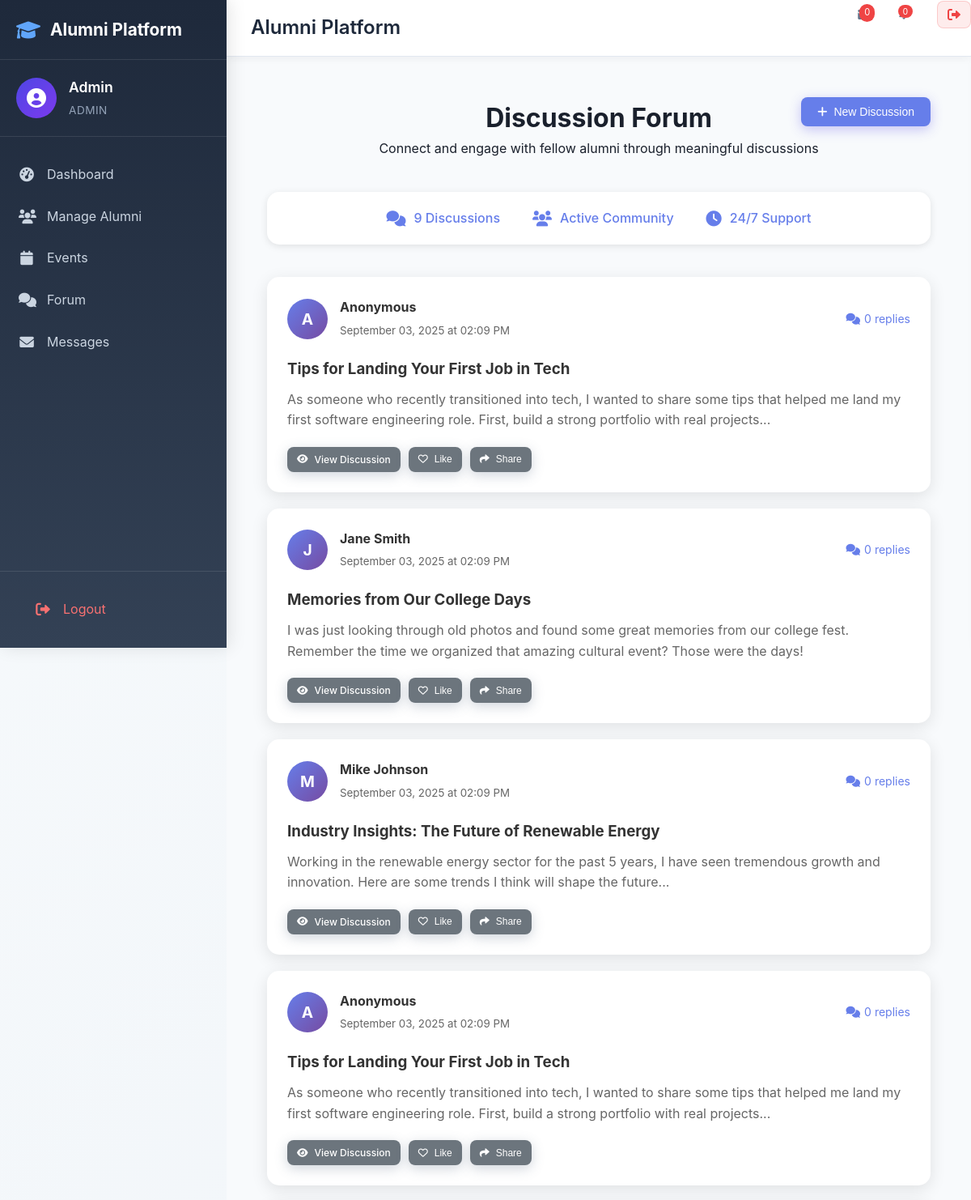
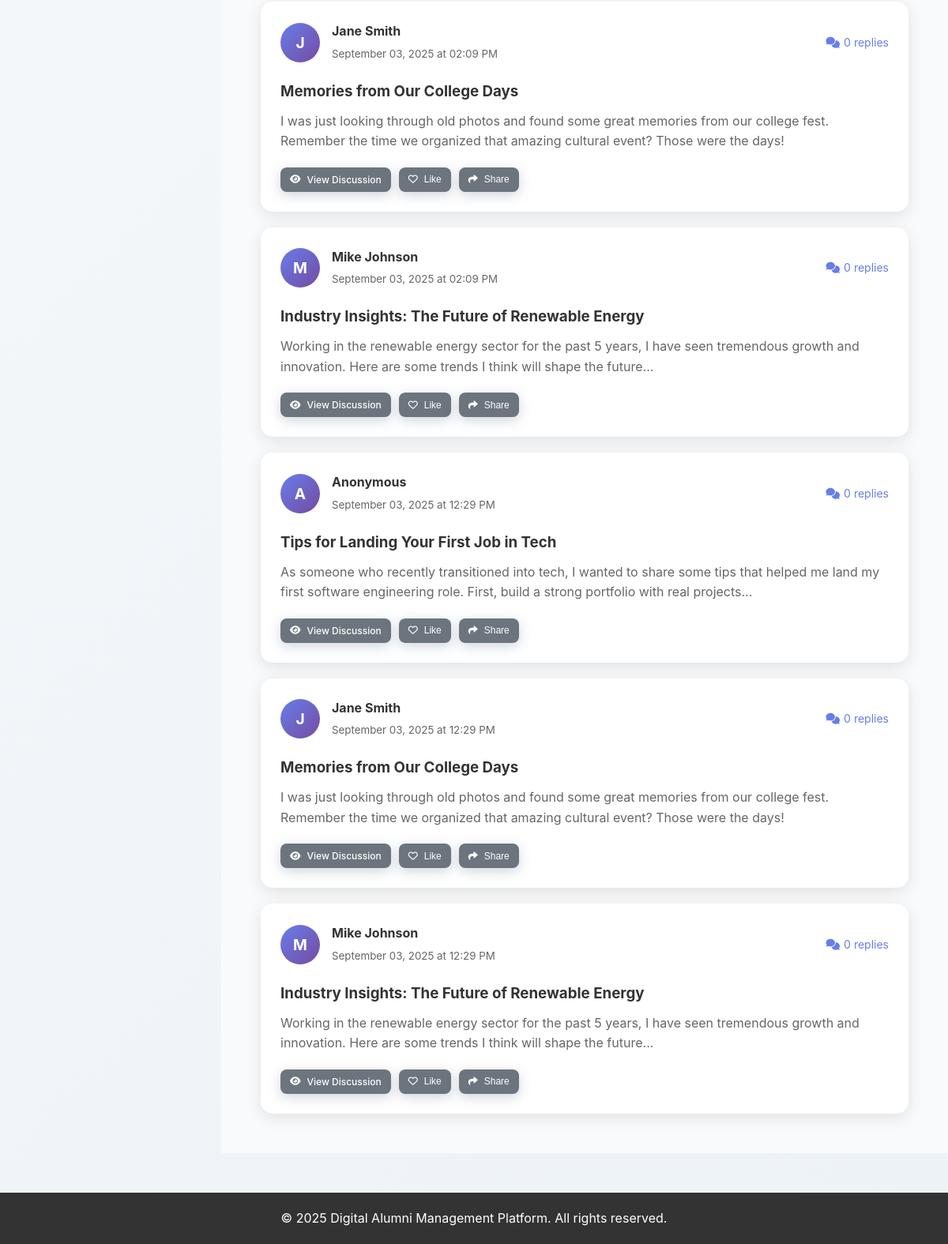
The page /forum (signed in) on the database its author committed (2 pictures, top to bottom).
### tables this page shows
CREATE TABLE forum_posts (
            id INTEGER PRIMARY KEY AUTOINCREMENT,
            title TEXT NOT NULL,
            content TEXT,
            author_id INTEGER,
            created_at TIMESTAMP DEFAULT CURRENT_TIMESTAMP,
            FOREIGN KEY (author_id) REFERENCES users(id)
        );

### app.py (the view)
@app.route('/forum')
def forum():
    if 'user_id' not in session:
        return redirect(url_for('login'))
    posts = db.execute_query("""
        SELECT fp.*, ap.name as author_name,
               COUNT(fc.id) as comment_count
        FROM forum_posts fp
        LEFT JOIN alumni_profiles ap ON fp.author_id = ap.user_id
        LEFT JOIN forum_comments fc ON fp.id = fc.post_id
        GROUP BY fp.id
        ORDER BY fp.created_at DESC
    """)
    return render_template('forum/index.html', posts=posts)

### templates/forum/index.html (shortened to what this page needs)
{% extends "base.html" %}
{% block content %}
<div class="forum-container">
    <div class="forum-header">
        <h1>Discussion Forum</h1>
        <p>Connect and engage with fellow alumni through meaningful discussions</p>
        <div class="header-actions">
            <button class="btn btn-primary" onclick="openModal('createPostModal')">
                <i class="fas fa-plus"></i> New Discussion
            </button>
        </div>
    </div>
    <div class="forum-stats">
        <div class="stat-item">
            <i class="fas fa-comments"></i>
            <span>{{ posts|length }} Discussions</span>
        </div>
        <div class="stat-item">
            <i class="fas fa-users"></i>
            <span>Active Community</span>
        </div>
        <div class="stat-item">
            <i class="fas fa-clock"></i>
            <span>24/7 Support</span>
        </div>
    </div>
    <div class="forum-posts">
        {% if posts %}
            {% for post in posts %}
            <div class="post-card">
                <div class="post-header">
                    <div class="post-author">
                        <div class="author-avatar">
                            {{ post.author_name[0].upper() if post.author_name else 'A' }}
                        </div>
                        <div class="author-info">
                            <h4>{{ post.author_name or 'Anonymous' }}</h4>
                            <small>{{ post.created_at.strftime('%B %d, %Y at %I:%M %p') }}</small>
                        </div>
                    </div>
                    <div class="post-stats">
                        <span class="comment-count">
                            <i class="fas fa-comments"></i>
                            {{ post.comment_count }} replies
                        </span>
                    </div>
                </div>
                <div class="post-content">
                    <h3><a href="{{ url_for('forum_post', post_id=post.id) }}">{{ post.title }}</a></h3>
                    <p>{{ post.content[:200] }}{% if post.content|length > 200 %}...{% endif %}</p>
                </div>
                <div class="post-actions">
                    <a href="{{ url_for('forum_post', post_id=post.id) }}" class="btn btn-secondary btn-sm">
                        <i class="fas fa-eye"></i> View Discussion
                    </a>
                    <button class="btn btn-secondary btn-sm" onclick="likePost({{ post.id }})">
                        <i class="far fa-heart"></i> Like
                    </button>
                    <button class="btn btn-secondary btn-sm" onclick="sharePost({{ post.id }})">
                        <i class="fas fa-share"></i> Share
                    </button>
                </div>
            </div>
            {% endfor %}
        {% endif %}
    </div>
</div>
{% endblock %}

### static/css/style.css (style rules this page uses)
* { margin: 0; padding: 0; box-sizing: border-box; }
body { font-family: 'Inter', 'Segoe UI', Tahoma, Geneva, Verdana, sans-serif; line-height: 1.6; color: #1a202c; background: linear-gradient(135deg, #f7fafc 0%, #edf2f7 100%); min-height: 100vh; }
.header-actions { margin-left: auto; display: flex; align-items: center; gap: 15px; }
.btn { display: inline-block; padding: 10px 20px; border: none; border-radius: 5px; text-decoration: none; cursor: pointer; font-size: 14px; font-weight: 500; transition: all 0.3s; text-align: center; }
.btn-primary { background: linear-gradient(135deg, #4f46e5 0%, #7c3aed 50%, #ec4899 100%); color: white; border: none; box-shadow: 0 4px 15px rgba(79, 70, 229, 0.3); }
.btn-secondary { background: linear-gradient(135deg, #64748b 0%, #475569 100%); color: white; box-shadow: 0 4px 15px rgba(100, 116, 139, 0.3); padding-top: 5px; }
.btn-sm { padding: 5px 10px; font-size: 12px; }
.stat-item { text-align: center; }
.btn { display: inline-flex; align-items: center; gap: 8px; padding: 10px 20px; border: none; border-radius: 8px; font-size: 14px; font-weight: 500; text-decoration: none; cursor: pointer; transition: all 0.3s; text-align: center; justify-content: center; }
.btn-primary { background: #667eea; color: white; }
.btn-secondary { background: #6c757d; color: white; }
.btn-sm { padding: 6px 12px; font-size: 12px; }

### templates/forum/index.html (style rules this page uses)
.forum-container { max-width: 1000px; margin: 0 auto; padding: 0 20px; }
.forum-header { text-align: center; margin-bottom: 40px; position: relative; }
.header-actions { position: absolute; top: 0; right: 0; }
.forum-stats { display: flex; justify-content: center; gap: 40px; margin-bottom: 40px; padding: 20px; background: white; border-radius: 15px; box-shadow: 0 2px 10px rgba(0,0,0,0.1); }
.stat-item { display: flex; align-items: center; gap: 10px; color: #667eea; font-weight: 500; }
.stat-item i { font-size: 1.2rem; }
.forum-posts { display: flex; flex-direction: column; gap: 20px; }
.post-card { background: white; border-radius: 15px; padding: 25px; box-shadow: 0 5px 20px rgba(0,0,0,0.1); transition: transform 0.3s; }
.post-header { display: flex; justify-content: space-between; align-items: center; margin-bottom: 20px; }
.post-author { display: flex; align-items: center; gap: 15px; }
.author-avatar { width: 50px; height: 50px; border-radius: 50%; background: linear-gradient(135deg, #667eea 0%, #764ba2 100%); color: white; display: flex; align-items: center; justify-content: center; font-weight: bold; font-size: 1.2rem; }
.author-info h4 { color: #333; margin-bottom: 2px; }
.author-info small { color: #666; }
.post-stats { display: flex; align-items: center; gap: 15px; }
.comment-count { color: #667eea; font-size: 14px; display: flex; align-items: center; gap: 5px; }
.post-content { margin-bottom: 20px; }
.post-content h3 { margin-bottom: 10px; }
.post-content h3 a { color: #333; text-decoration: none; transition: color 0.3s; }
.post-content p { color: #666; line-height: 1.6; }
.post-actions { display: flex; gap: 10px; flex-wrap: wrap; }

### rows shown on the page
forum_posts: author_name "A", author_name "Anonymous", created_at "September 03, 2025 at 02:09 PM", comment_count "0", title "Tips for Landing Your First Job in Tech", content "As someone who recently transitioned into tech, I wanted to share some tips that helped me land my first software engineering role. First, build a strong portfolio with real projects..."
forum_posts: author_name "J", author_name "Jane Smith", created_at "September 03, 2025 at 02:09 PM", comment_count "0", title "Memories from Our College Days", content "I was just looking through old photos and found some great memories from our college fest. Remember the time we organized that amazing cultural event? Those were the days!"
forum_posts: author_name "M", author_name "Mike Johnson", created_at "September 03, 2025 at 02:09 PM", comment_count "0", title "Industry Insights: The Future of Renewable Energy", content "Working in the renewable energy sector for the past 5 years, I have seen tremendous growth and innovation. Here are some trends I think will shape the future..."
forum_posts: author_name "A", author_name "Anonymous", created_at "September 03, 2025 at 02:09 PM", comment_count "0", title "Tips for Landing Your First Job in Tech", content "As someone who recently transitioned into tech, I wanted to share some tips that helped me land my first software engineering role. First, build a strong portfolio with real projects..."
forum_posts: author_name "J", author_name "Jane Smith", created_at "September 03, 2025 at 02:09 PM", comment_count "0", title "Memories from Our College Days", content "I was just looking through old photos and found some great memories from our college fest. Remember the time we organized that amazing cultural event? Those were the days!"
forum_posts: author_name "M", author_name "Mike Johnson", created_at "September 03, 2025 at 02:09 PM", comment_count "0", title "Industry Insights: The Future of Renewable Energy", content "Working in the renewable energy sector for the past 5 years, I have seen tremendous growth and innovation. Here are some trends I think will shape the future..."
forum_posts: author_name "A", author_name "Anonymous", created_at "September 03, 2025 at 12:29 PM", comment_count "0", title "Tips for Landing Your First Job in Tech", content "As someone who recently transitioned into tech, I wanted to share some tips that helped me land my first software engineering role. First, build a strong portfolio with real projects..."
forum_posts: author_name "J", author_name "Jane Smith", created_at "September 03, 2025 at 12:29 PM", comment_count "0", title "Memories from Our College Days", content "I was just looking through old photos and found some great memories from our college fest. Remember the time we organized that amazing cultural event? Those were the days!"
forum_posts: author_name "M", author_name "Mike Johnson", created_at "September 03, 2025 at 12:29 PM", comment_count "0", title "Industry Insights: The Future of Renewable Energy", content "Working in the renewable energy sector for the past 5 years, I have seen tremendous growth and innovation. Here are some trends I think will shape the future..."

### other values the page prints
{{ session.email.split('@')[0].title() }} "Admin"
{{ session.role.title() }} "ADMIN"
{{ posts|length }} "9"
